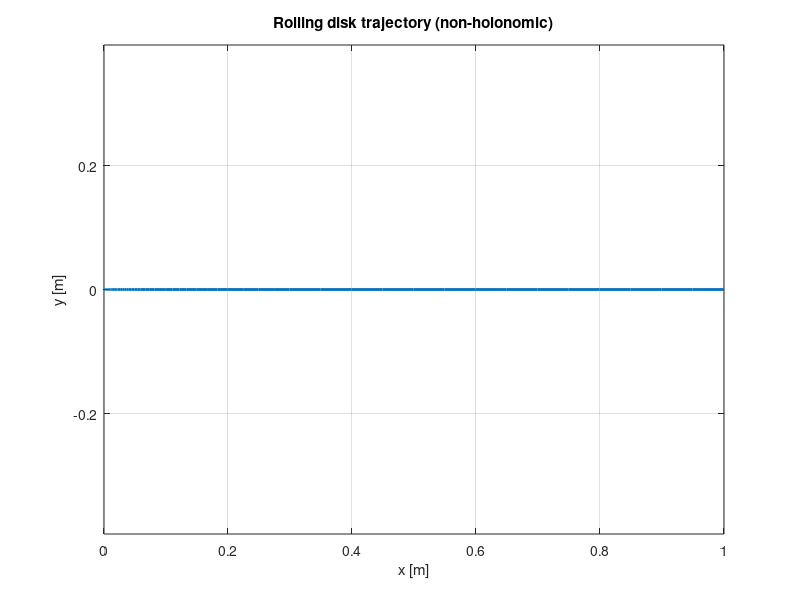

Recreate this plot in MATLAB.
function rolling_disk_demo()
    R = 0.1;            % radius
    q0 = [0; 0; 0; 0];  % [x; y; theta; phi]
    Tspan = [0 5];
    u = 0.2;            % forward speed along body x-axis

    % Integrate kinematic model
    ode = @(t, q) rolling_disk_kinematics(t, q, u, R);
    [T, Q] = ode45(ode, Tspan, q0);

    figure; plot(Q(:,1), Q(:,2), 'LineWidth', 2);
    xlabel('x [m]'); ylabel('y [m]');
    axis equal; grid on;
    title('Rolling disk trajectory (non-holonomic)');

end

function qdot = rolling_disk_kinematics(~, q, u, R)
    x = q(1); %#ok<NASGU>
    y = q(2); %#ok<NASGU>
    theta = q(3);
    phi = q(4); %#ok<NASGU>

    v = u;
    xdot = v * cos(theta);
    ydot = v * sin(theta);
    thetadot = 0.0;
    phidot = v / R;

    qdot = [xdot; ydot; thetadot; phidot];
end
      
